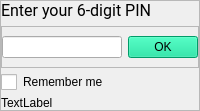
             <widget class="QWidget" name="PINValidationPage">
              <layout class="QVBoxLayout" name="verticalLayout_3">
               <property name="spacing">
                <number>0</number>
               </property>
               <property name="leftMargin">
                <number>0</number>
               </property>
               <property name="topMargin">
                <number>0</number>
               </property>
               <property name="rightMargin">
                <number>0</number>
               </property>
               <property name="bottomMargin">
                <number>0</number>
               </property>
               <item alignment="Qt::AlignVCenter">
                <widget class="QFrame" name="PINValidationFrame">
                 <property name="frameShape">
                  <enum>QFrame::StyledPanel</enum>
                 </property>
                 <property name="frameShadow">
                  <enum>QFrame::Raised</enum>
                 </property>
                 <layout class="QVBoxLayout" name="verticalLayout_4">
                  <property name="leftMargin">
                   <number>0</number>
                  </property>
                  <property name="topMargin">
                   <number>0</number>
                  </property>
                  <property name="rightMargin">
                   <number>0</number>
                  </property>
                  <property name="bottomMargin">
                   <number>0</number>
                  </property>
                  <item>
                   <widget class="QLabel" name="label_6">
                    <property name="sizePolicy">
                     <sizepolicy hsizetype="Preferred" vsizetype="Fixed">
                      <horstretch>0</horstretch>
                      <verstretch>0</verstretch>
                     </sizepolicy>
                    </property>
                    <property name="font">
                     <font>
                      <family>Roboto</family>
                      <pointsize>12</pointsize>
                     </font>
                    </property>
                    <property name="text">
                     <string>Enter your 6-digit PIN</string>
                    </property>
                   </widget>
                  </item>
                  <item alignment="Qt::AlignVCenter">
                   <widget class="QFrame" name="PINFrame">
                    <property name="frameShape">
                     <enum>QFrame::StyledPanel</enum>
                    </property>
                    <property name="frameShadow">
                     <enum>QFrame::Raised</enum>
                    </property>
                    <layout class="QHBoxLayout" name="horizontalLayout_7">
                     <property name="leftMargin">
                      <number>0</number>
                     </property>
                     <property name="rightMargin">
                      <number>0</number>
                     </property>
                     <item>
                      <widget class="QLineEdit" name="PIN_line"/>
                     </item>
                     <item>
                      <widget class="QPushButton" name="PIN_btn">
                       <property name="styleSheet">
                        <string notr="true">QPushButton{
padding: 3px 25px 3px 25px;
background-color: #00d991;
}

QPushButton:hover{
background: #00fca8;
}
</string>
                       </property>
                       <property name="text">
                        <string>OK</string>
                       </property>
                      </widget>
                     </item>
                    </layout>
                   </widget>
                  </item>
                  <item>
                   <widget class="QCheckBox" name="PIN_checkbox">
                    <property name="styleSheet">
                     <string notr="true">QCheckBox::indicator:unchecked {
    image: url(:/icon/icons8-unchecked-radio-button-48.png);
}

QCheckBox::indicator:checked {
    image: url(:/icon/icons8-checked-radio-button-48.png);
}

QCheckBox::indicator {
    width: 16px;
    height: 16px;
}</string>
                    </property>
                    <property name="text">
                     <string>Remember me</string>
                    </property>
                   </widget>
                  </item>
                  <item alignment="Qt::AlignTop">
                   <widget class="QLabel" name="PIN_hint_lbl">
                    <property name="sizePolicy">
                     <sizepolicy hsizetype="Preferred" vsizetype="Fixed">
                      <horstretch>0</horstretch>
                      <verstretch>0</verstretch>
                     </sizepolicy>
                    </property>
                    <property name="text">
                     <string>TextLabel</string>
                    </property>
                   </widget>
                  </item>
                 </layout>
                </widget>
               </item>
              </layout>
             </widget>
